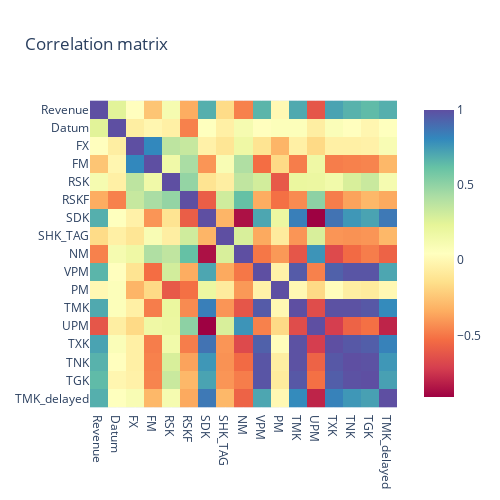

Notebook code for this chart:
### Markdown cell above
## 5. Relation zu allen Wettermesswerten (Aufgabe 2c)

### Code cell
# Korrelationsmatrix aus allen Werten erstellen
df_merged.corr()
# Rundung auf zwei Nachkommastellen
corr = round(df_merged.corr(),2)
# Visualisierung mit Plotly
fig2 = px.imshow(corr,
                x=corr.columns,
                y=corr.columns,
                color_continuous_scale='Spectral',
                title='Correlation matrix',
                width=500,
                height=500)
fig2.show()

### Figure 1 — Plotly figure (JSON) as saved in the notebook; plotly's stock layout.template omitted (floating-point values rounded to 4 significant figures; data arrays with more than 128 entries replaced by an {"elided": "..."} marker saying what was removed)
{"data": [{"coloraxis": "coloraxis", "hovertemplate": "x: %{x}<br>y: %{y}<br>color: %{z}<extra></extra>", "name": "0", "type": "heatmap", "x": ["Revenue", "Datum", "FX", "FM", "RSK", "RSKF", "SDK", "SHK_TAG", "NM", "VPM", "PM", "TMK", "UPM", "TXK", "TNK", "TGK", "TMK_delayed"], "xaxis": "x", "y": ["Revenue", "Datum", "FX", "FM", "RSK", "RSKF", "SDK", "SHK_TAG", "NM", "VPM", "PM", "TMK", "UPM", "TXK", "TNK", "TGK", "TMK_delayed"], "yaxis": "y", "z": {"elided": "17x17 float values"}}], "layout": {"coloraxis": {"colorscale": [[0, "rgb(158,1,66)"], [0.1, "rgb(213,62,79)"], [0.2, "rgb(244,109,67)"], [0.3, "rgb(253,174,97)"], [0.4, "rgb(254,224,139)"], [0.5, "rgb(255,255,191)"], [0.6, "rgb(230,245,152)"], [0.7, "rgb(171,221,164)"], [0.8, "rgb(102,194,165)"], [0.9, "rgb(50,136,189)"], [1, "rgb(94,79,162)"]]}, "height": 500, "title": {"text": "Correlation matrix"}, "width": 500, "xaxis": {"anchor": "y", "constrain": "domain", "domain": [0, 1], "scaleanchor": "y"}, "yaxis": {"anchor": "x", "autorange": "reversed", "constrain": "domain", "domain": [0, 1]}}}
